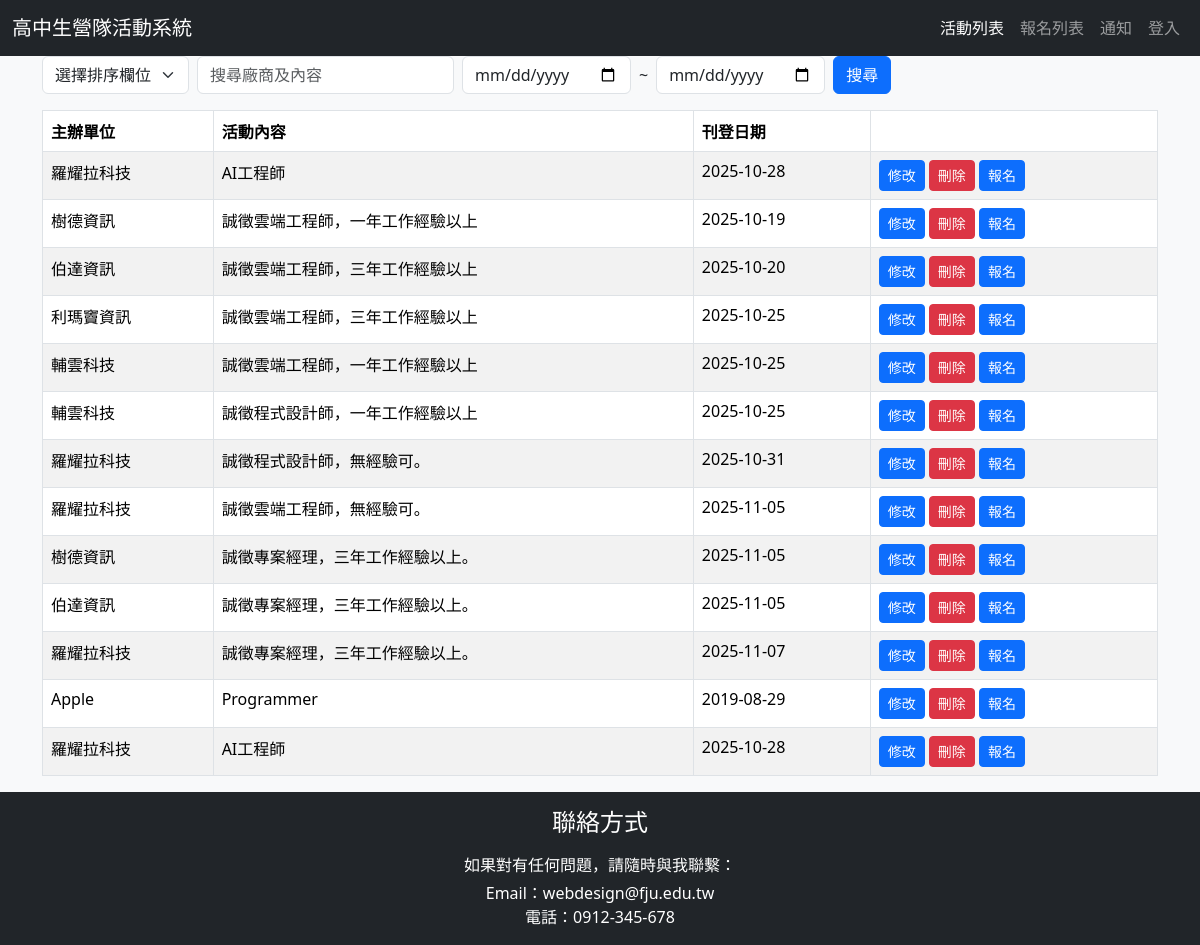
The page / on the database its author committed.
### tables this page shows
CREATE TABLE `job` (
  `postid` int(11) NOT NULL,
  `company` varchar(45) NOT NULL,
  `content` text NOT NULL,
  `pdate` date NOT NULL
);

### index.php (the view, shortened to what this page needs)
<?php
include "header.php";
try {
  require_once 'db.php';
  $searchtxt = mysqli_real_escape_string($conn, $_POST["searchtxt"] ?? "");
  $date_start = $_POST["date_start"] ?? "";
  $date_end = $_POST["date_end"] ?? "";
  $sql = "select * from job";
  $result = mysqli_query($conn, $sql);
?>
<div class="container position-relative">
<form action="job.php" method="post">
  <div class="row g-2 align-items-center mb-2">
    <div class="col-auto">
      <select name="order" aria-label="選擇排序欄位" class="form-select">
        <option selected value="">選擇排序欄位</option>
      </select>
    </div>
    <div class="col-auto">
      <input placeholder="搜尋廠商及內容" value="<?=htmlspecialchars($searchtxt)?>" type="text" name="searchtxt" class="form-control">
    </div>
    <div class="col-auto">
      <input type="date" name="date_start" class="form-control" value="<?=htmlspecialchars($date_start)?>" placeholder="起始日期">
    </div>
    <div class="col-auto">
      <span>~</span>
    </div>
    <div class="col-auto">
      <input type="date" name="date_end" class="form-control" value="<?=htmlspecialchars($date_end)?>" placeholder="結束日期">
    </div>
    <div class="col-auto">
      <input class="btn btn-primary" type="submit" value="搜尋">
    </div>
  </div>
</form>
<table class="table table-bordered table-striped" id="job_table">
 <thead>
   <tr>
    <th>主辦單位</th>
    <th>活動內容</th>
    <th>刊登日期</th>
    <th>&nbsp;</th>
   </tr>
 </thead>
 <tbody>
 <?php
 while($row = mysqli_fetch_assoc($result)) { ?>
 <tr>
  <td><?=$row["company"]?></td>
  <td><?=$row["content"]?></td>
  <td><?=$row["pdate"]?></td>
  <td>
    <a href="list_update.php?postid=<?=$row["postid"]?>" class="btn btn-primary btn-sm">修改</a>
    <a href="list_delete.php?postid=<?=$row["postid"]?>" class="btn btn-danger btn-sm">刪除</a>
    <a href="activity_join.php?postid=<?=$row["postid"]?>" class="btn btn-primary btn-sm">報名</a>
  </td>
 </tr>
 <?php
  }
 ?>
 </tbody>
</table>
</div>
<?php
}
catch(Exception $e) {
  echo 'Message: ' .$e->getMessage();
}
require_once "footer.php";
?>

### header.php (shortened to what this page needs)
<?php
$current_page = $_SERVER["REQUEST_URI"];
function nav_active($file) {
    $current = basename($_SERVER['PHP_SELF']);
    return $current === $file ? ' active' : '';
}
if (isset($_SESSION["account"])) {
    $login_url = "logout.php";
    $login_text = "登出";
} else {
    $login_url = "login.php?redirect=" . urlencode($current_page);
    $login_text = "登入";
}
?>
<head>
  <link href="https://cdn.jsdelivr.net/npm/bootstrap@5.3.2/dist/css/bootstrap.min.css" rel="stylesheet">
</head>
<body>
  <body class="d-flex flex-column min-vh-100 bg-light">
  <nav class="navbar navbar-expand-lg navbar-dark bg-dark">
    <div class="container-fluid">
      <a class="navbar-brand" href="index.php">高中生營隊活動系統</a>
      <div class="collapse navbar-collapse" id="navbarNav">
        <ul class="navbar-nav ms-auto">
          <li class="nav-item">
          <li class="nav-item">
            <a class="nav-link<?= nav_active('index.php') ?>" href="index.php">活動列表</a>
          </li>
          <li class="nav-item">
            <a class="nav-link<?= nav_active('activity.php') ?>" href="activity.php">報名列表</a>
          <li class="nav-item">
            <a class="nav-link<?= nav_active('notify.php') ?>" href="notify.php">通知</a>
          <li class="nav-item">
            <a class="nav-link" href="<?= $login_url ?>"><?= $login_text ?></a>
          </li>
        </ul>
      </div>
    </div>
  </nav>

### footer.php (shortened to what this page needs)
<footer class="footer mt-auto py-3 bg-dark text-white">
  <div class="container text-center">
    <h4 class="mb-3">聯絡方式</h4>
    <p class="mb-1">如果對有任何問題，請隨時與我聯繫：</p>
    <ul class="list-unstyled mb-0">
      <li>Email：webdesign@fju.edu.tw</li>
      <li>電話：0912-345-678</li>
    </ul>
  </div>
</footer>

### rows shown on the page
job: company "羅耀拉科技", content "AI工程師", pdate "2025-10-28"
job: company "樹德資訊", content "誠徵雲端工程師，一年工作經驗以上", pdate "2025-10-19"
job: company "伯達資訊", content "誠徵雲端工程師，三年工作經驗以上", pdate "2025-10-20"
job: company "利瑪竇資訊", content "誠徵雲端工程師，三年工作經驗以上", pdate "2025-10-25"
job: company "輔雲科技", content "誠徵雲端工程師，一年工作經驗以上", pdate "2025-10-25"
job: company "輔雲科技", content "誠徵程式設計師，一年工作經驗以上", pdate "2025-10-25"
job: company "羅耀拉科技", content "誠徵程式設計師，無經驗可。", pdate "2025-10-31"
job: company "羅耀拉科技", content "誠徵雲端工程師，無經驗可。", pdate "2025-11-05"
job: company "樹德資訊", content "誠徵專案經理，三年工作經驗以上。", pdate "2025-11-05"
job: company "伯達資訊", content "誠徵專案經理，三年工作經驗以上。", pdate "2025-11-05"
job: company "羅耀拉科技", content "誠徵專案經理，三年工作經驗以上。", pdate "2025-11-07"
job: company "Apple", content "Programmer", pdate "2019-08-29"
job: company "羅耀拉科技", content "AI工程師", pdate "2025-10-28"

### other values the page prints
$login_text "登入"
